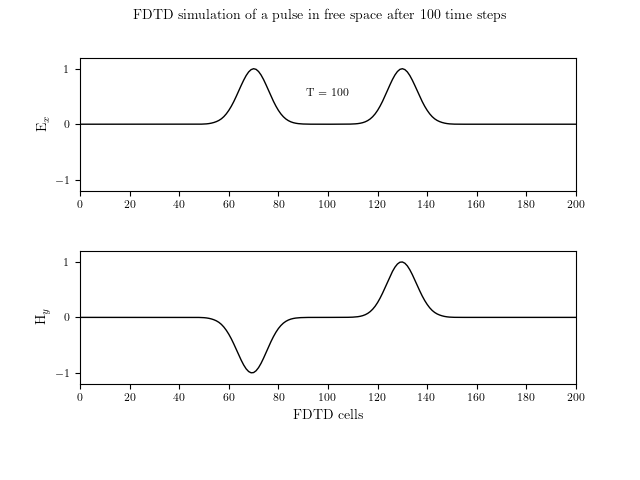

Recreate this plot in Julia.
#!/usr/bin/env julia
# File: fd1dn_1_1.jl
# Name: D.Saravanan
# Date: 11/10/2021

""" Simulation in free space """
# FDTD simulation of a pulse in free space after 100 steps.
# The pulse originated in the center and travels outward.

import PyPlot
const plt = PyPlot
plt.rc("text", usetex = "True")
plt.rc("pgf", texsystem = "pdflatex")
plt.rc("font", family = "serif", weight = "normal", size = 8)
plt.rc("axes", labelsize = 10, titlesize = 10)
plt.rc("figure", titlesize = 10)
using LaTeXStrings

ke = 202
ex = zeros(ke)
hy = zeros(ke)

# Pulse parameters
kc = round(Int64, ke / 2)
t0 = 40
spread = 12
nsteps = 100

# FDTD loop
for time_step = 1:nsteps

    # calculate the Ex field
    ex[2:ke] = ex[2:ke] + 0.5 * (hy[1:ke-1] - hy[2:ke])

    # put a Gaussian pulse in the middle
    ex[kc] = exp(-0.5 * ((t0 - time_step) / spread)^2)

    # calculate the Hy field
    hy[1:ke-1] = hy[1:ke-1] + 0.5 * (ex[1:ke-1] - ex[2:ke])

end

fig, (ax1, ax2) = plt.subplots(2)
fig.suptitle(raw"FDTD simulation of a pulse in free space after 100 time steps")
ax1.plot(ex, "k", lw = 1)
ax1.text(100, 0.5, "T = $nsteps", horizontalalignment = "center")
ax1.set(xlim = (0, 200), ylim = (-1.2, 1.2), ylabel = L"E$_x$")
ax1.set(xticks = 0:20:200, yticks = -1:1:1.2)
ax2.plot(hy, "k", lw = 1)
ax2.set(xlim = (0, 200), ylim = (-1.2, 1.2), xlabel = raw"FDTD cells", ylabel = L"H$_y$")
ax2.set(xticks = 0:20:200, yticks = -1:1:1.2)
plt.subplots_adjust(bottom = 0.2, hspace = 0.45)
plt.savefig("fd1dn_1_1.png")
